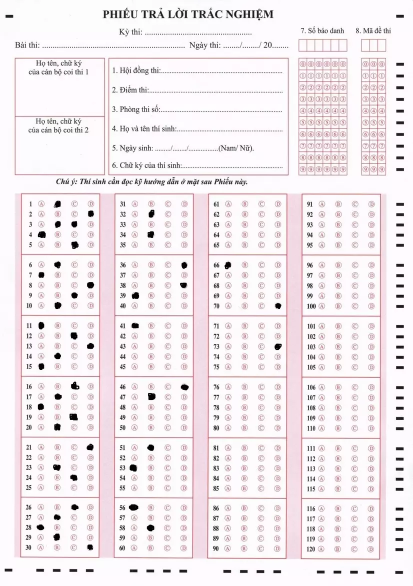
#> input picture Cham diem 2.0/test.jpg, 825 x 1172 px (shown at 1/2 size)
$ python cham_diem_2.0.py --image test.jpg
#> lines starting #> are read from the running program, lines starting #| are printed output that depends on the picture; after the words box and inside, x2 and y2 are one past the last pixel; in counts of white or black regions, pixels touching at a corner belong together
from imutils.convenience import grab_contours
from imutils.perspective import four_point_transform
from imutils import contours
import numpy as np
import argparse
import imutils
import cv2

ap = argparse.ArgumentParser()
ap.add_argument("-i", "--image", required=True, help="duong dan toi anh")
args = vars(ap.parse_args())


#xu ly anh
image = cv2.imread(args["image"])
#> image is the input picture: shape (1172, 825, 3); mean B, G, R 237.9, 234.3, 241.9
gray = cv2.cvtColor(image, cv2.COLOR_BGR2GRAY)
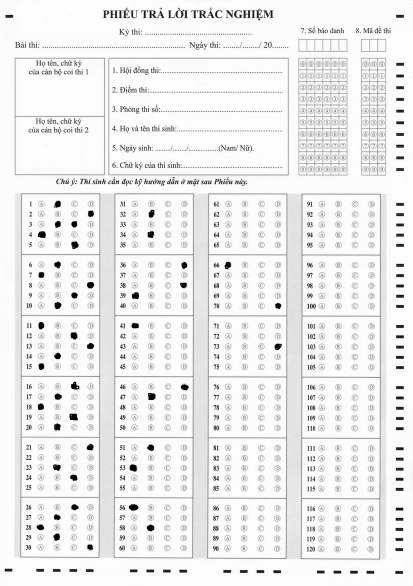
#> gray: shape (1172, 825) (shown at 1/2 size); min 0, max 255, mean 237
blur = cv2.GaussianBlur(gray, (5,5), 0)
edge = cv2.Canny(blur, 100, 200)
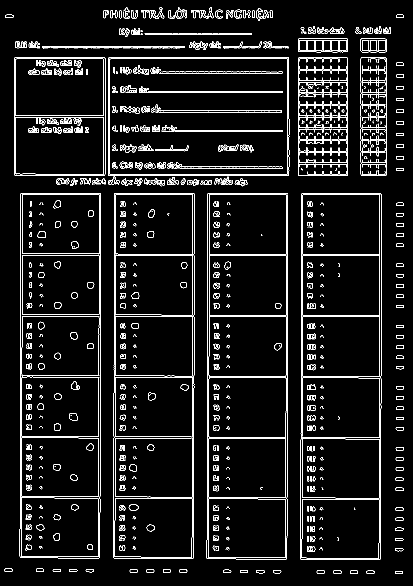
#> edge: shape (1172, 825) (shown at 1/2 size); 6.1% white in thin lines or dots

#find countours
cnts = cv2.findContours(edge.copy(), cv2.RETR_TREE, cv2.CHAIN_APPROX_SIMPLE)
#> cnts = 1599 contours, 812 with area under 20; largest, box (x1, y1, x2, y2) and area: (600, 386, 763, 1120) 117150, (226, 386, 389, 1118) 116849, (226, 386, 389, 1118) 116844, (39, 386, 202, 1117) 116534, (39, 386, 202, 1117) 116530
cnts = imutils.grab_contours(cnts)

#Ham tinh dien tich hcn bao quanh 1 contour
def S_contours(cnts):
    x,y,w,h = cv2.boundingRect(cnts)
    return w*h

#Ham lay toa do x
def get_x(s):       # s : list co dang [image, (x,y,w,h)]
 return s[1][0]


ans_block = []
x_old, y_old, w_old, h_old = 0, 0, 0, 0

if len(cnts)>0:
    cnts = sorted(cnts, key=cv2.contourArea, reverse=True)

    for i,c in enumerate(cnts):
        x,y,w,h = cv2.boundingRect(c)
        if (w*h) > 100000:
            ans_block.append((gray[y:y+h, x:x+w], [x,y,w,h]))
#> this loop made 1599 passes
#> (x, y, w, h) on passes 1 to 3: (600, 386, 163, 734), (226, 386, 163, 732), (226, 386, 163, 732)
#> after the loop, ans_block = 7 items


    cv2.imshow('Test', ans_block[1][0])
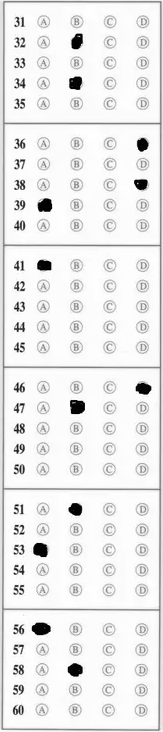
#> window 'Test': shape (732, 163); min 0, max 255, mean 234.6


cv2.waitKey()
cv2.destroyAllWindows()
